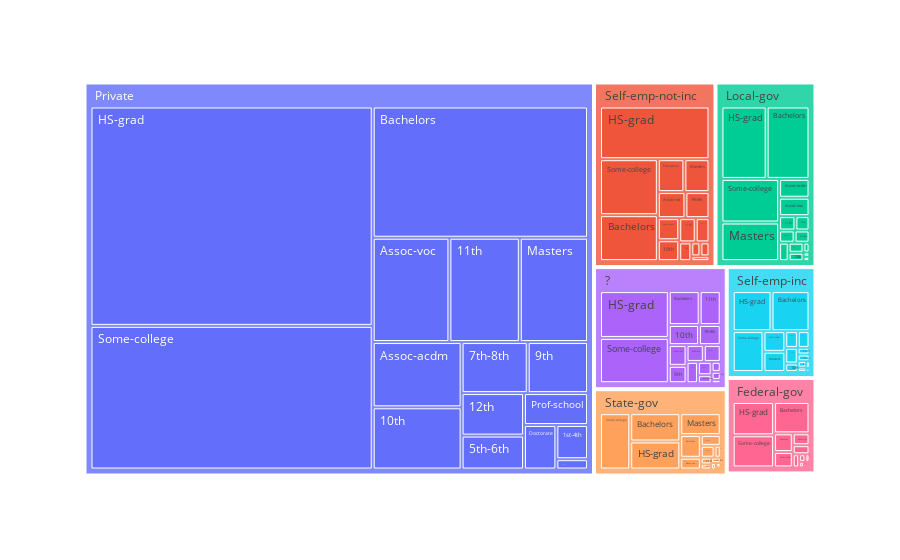

The notebook cell this image was saved under:
### Code cell
px.treemap(census_data, path = ['workclass', 'education'])

### Figure 1 — Plotly figure (JSON) as saved in the notebook; plotly's stock layout.template omitted (floating-point values rounded to 4 significant figures)
{"data": [{"branchvalues": "total", "domain": {"x": [0, 1], "y": [0, 1]}, "hovertemplate": "labels=%{label}<br>count=%{value}<br>parent=%{parent}<br>id=%{id}<extra></extra>", "ids": [" ?/ 10th", " Federal-gov/ 10th", " Local-gov/ 10th", " Never-worked/ 10th", " Private/ 10th", " Self-emp-inc/ 10th", " Self-emp-not-inc/ 10th", " State-gov/ 10th", " ?/ 11th", " Federal-gov/ 11th", " Local-gov/ 11th", " Never-worked/ 11th", " Private/ 11th", " Self-emp-inc/ 11th", " Self-emp-not-inc/ 11th", " State-gov/ 11th", " ?/ 12th", " Federal-gov/ 12th", " Local-gov/ 12th", " Private/ 12th", " Self-emp-inc/ 12th", " Self-emp-not-inc/ 12th", " State-gov/ 12th", " ?/ 1st-4th", " Local-gov/ 1st-4th", " Private/ 1st-4th", " Self-emp-inc/ 1st-4th", " Self-emp-not-inc/ 1st-4th", " State-gov/ 1st-4th", " ?/ 5th-6th", " Federal-gov/ 5th-6th", " Local-gov/ 5th-6th", " Private/ 5th-6th", " Self-emp-inc/ 5th-6th", " Self-emp-not-inc/ 5th-6th", " State-gov/ 5th-6th", " ?/ 7th-8th", " Federal-gov/ 7th-8th", " Local-gov/ 7th-8th", " Never-worked/ 7th-8th", " Private/ 7th-8th", " Self-emp-inc/ 7th-8th", " Self-emp-not-inc/ 7th-8th", " State-gov/ 7th-8th", " Without-pay/ 7th-8th", " ?/ 9th", " Federal-gov/ 9th", " Local-gov/ 9th", " Private/ 9th", " Self-emp-inc/ 9th", " Self-emp-not-inc/ 9th", " State-gov/ 9th", " ?/ Assoc-acdm", " Federal-gov/ Assoc-acdm", " Local-gov/ Assoc-acdm", " Private/ Assoc-acdm", " Self-emp-inc/ Assoc-acdm", " Self-emp-not-inc/ Assoc-acdm", " State-gov/ Assoc-acdm", " Without-pay/ Assoc-acdm", " ?/ Assoc-voc", " Federal-gov/ Assoc-voc", " Local-gov/ Assoc-voc", " Private/ Assoc-voc", " Self-emp-inc/ Assoc-voc", " Self-emp-not-inc/ Assoc-voc", " State-gov/ Assoc-voc", " ?/ Bachelors", " Federal-gov/ Bachelors", " Local-gov/ Bachelors", " Private/ Bachelors", " Self-emp-inc/ Bachelors", " Self-emp-not-inc/ Bachelors", " State-gov/ Bachelors", " ?/ Doctorate", " Federal-gov/ Doctorate", " Local-gov/ Doctorate", " Private/ Doctorate", " Self-emp-inc/ Doctorate", " Self-emp-not-inc/ Doctorate", " State-gov/ Doctorate", " ?/ HS-grad", " Federal-gov/ HS-grad", " Local-gov/ HS-grad", " Never-worked/ HS-grad", " Private/ HS-grad", " Self-emp-inc/ HS-grad", " Self-emp-not-inc/ HS-grad", " State-gov/ HS-grad", " Without-pay/ HS-grad", " ?/ Masters", " Federal-gov/ Masters", " Local-gov/ Masters", " Private/ Masters", " Self-emp-inc/ Masters", " Self-emp-not-inc/ Masters", " State-gov/ Masters", " ?/ Preschool", " Local-gov/ Preschool", " Private/ Preschool", " State-gov/ Preschool", " ?/ Prof-school", " Federal-gov/ Prof-school", " Local-gov/ Prof-school", " Private/ Prof-school", " Self-emp-inc/ Prof-school", " Self-emp-not-inc/ Prof-school", " State-gov/ Prof-school", " ?/ Some-college", " Federal-gov/ Some-college", " Local-gov/ Some-college", " Never-worked/ Some-college", " Private/ Some-college", " Self-emp-inc/ Some-college", " Self-emp-not-inc/ Some-college", " State-gov/ Some-college", " Without-pay/ Some-college", " ?", " Federal-gov", " Local-gov", " Never-worked", " Private", " Self-emp-inc", " Self-emp-not-inc", " State-gov", " Without-pay"], "labels": [" 10th", " 10th", " 10th", " 10th", " 10th", " 10th", " 10th", " 10th", " 11th", " 11th", " 11th", " 11th", " 11th", " 11th", " 11th", " 11th", " 12th", " 12th", " 12th", " 12th", " 12th", " 12th", " 12th", " 1st-4th", " 1st-4th", " 1st-4th", " 1st-4th", " 1st-4th", " 1st-4th", " 5th-6th", " 5th-6th", " 5th-6th", " 5th-6th", " 5th-6th", " 5th-6th", " 5th-6th", " 7th-8th", " 7th-8th", " 7th-8th", " 7th-8th", " 7th-8th", " 7th-8th", " 7th-8th", " 7th-8th", " 7th-8th", " 9th", " 9th", " 9th", " 9th", " 9th", " 9th", " 9th", " Assoc-acdm", " Assoc-acdm", " Assoc-acdm", " Assoc-acdm", " Assoc-acdm", " Assoc-acdm", " Assoc-acdm", " Assoc-acdm", " Assoc-voc", " Assoc-voc", " Assoc-voc", " Assoc-voc", " Assoc-voc", " Assoc-voc", " Assoc-voc", " Bachelors", " Bachelors", " Bachelors", " Bachelors", " Bachelors", " Bachelors", " Bachelors", " Doctorate", " Doctorate", " Doctorate", " Doctorate", " Doctorate", " Doctorate", " Doctorate", " HS-grad", " HS-grad", " HS-grad", " HS-grad", " HS-grad", " HS-grad", " HS-grad", " HS-grad", " HS-grad", " Masters", " Masters", " Masters", " Masters", " Masters", " Masters", " Masters", " Preschool", " Preschool", " Preschool", " Preschool", " Prof-school", " Prof-school", " Prof-school", " Prof-school", " Prof-school", " Prof-school", " Prof-school", " Some-college", " Some-college", " Some-college", " Some-college", " Some-college", " Some-college", " Some-college", " Some-college", " Some-college", " ?", " Federal-gov", " Local-gov", " Never-worked", " Private", " Self-emp-inc", " Self-emp-not-inc", " State-gov", " Without-pay"], "name": "", "parents": [" ?", " Federal-gov", " Local-gov", " Never-worked", " Private", " Self-emp-inc", " Self-emp-not-inc", " State-gov", " ?", " Federal-gov", " Local-gov", " Never-worked", " Private", " Self-emp-inc", " Self-emp-not-inc", " State-gov", " ?", " Federal-gov", " Local-gov", " Private", " Self-emp-inc", " Self-emp-not-inc", " State-gov", " ?", " Local-gov", " Private", " Self-emp-inc", " Self-emp-not-inc", " State-gov", " ?", " Federal-gov", " Local-gov", " Private", " Self-emp-inc", " Self-emp-not-inc", " State-gov", " ?", " Federal-gov", " Local-gov", " Never-worked", " Private", " Self-emp-inc", " Self-emp-not-inc", " State-gov", " Without-pay", " ?", " Federal-gov", " Local-gov", " Private", " Self-emp-inc", " Self-emp-not-inc", " State-gov", " ?", " Federal-gov", " Local-gov", " Private", " Self-emp-inc", " Self-emp-not-inc", " State-gov", " Without-pay", " ?", " Federal-gov", " Local-gov", " Private", " Self-emp-inc", " Self-emp-not-inc", " State-gov", " ?", " Federal-gov", " Local-gov", " Private", " Self-emp-inc", " Self-emp-not-inc", " State-gov", " ?", " Federal-gov", " Local-gov", " Private", " Self-emp-inc", " Self-emp-not-inc", " State-gov", " ?", " Federal-gov", " Local-gov", " Never-worked", " Private", " Self-emp-inc", " Self-emp-not-inc", " State-gov", " Without-pay", " ?", " Federal-gov", " Local-gov", " Private", " Self-emp-inc", " Self-emp-not-inc", " State-gov", " ?", " Local-gov", " Private", " State-gov", " ?", " Federal-gov", " Local-gov", " Private", " Self-emp-inc", " Self-emp-not-inc", " State-gov", " ?", " Federal-gov", " Local-gov", " Never-worked", " Private", " Self-emp-inc", " Self-emp-not-inc", " State-gov", " Without-pay", "", "", "", "", "", "", "", "", ""], "type": "treemap", "values": [100, 6, 31, 2, 695, 19, 67, 13, 118, 9, 36, 1, 923, 14, 60, 14, 40, 5, 19, 333, 7, 19, 10, 12, 4, 136, 2, 13, 1, 30, 1, 9, 266, 4, 19, 4, 72, 2, 28, 1, 424, 14, 94, 10, 1, 51, 3, 23, 387, 10, 34, 6, 47, 55, 88, 729, 35, 71, 41, 1, 61, 38, 86, 1005, 38, 108, 46, 173, 212, 477, 3551, 273, 399, 270, 15, 16, 27, 181, 35, 50, 89, 532, 263, 503, 1, 7780, 279, 866, 268, 9, 48, 67, 342, 894, 79, 124, 169, 5, 4, 41, 1, 18, 29, 29, 257, 81, 131, 31, 514, 254, 387, 2, 5094, 226, 486, 325, 3, 1836, 960, 2093, 7, 22696, 1116, 2541, 1298, 14]}], "layout": {"legend": {"tracegroupgap": 0}, "margin": {"t": 60}}}
